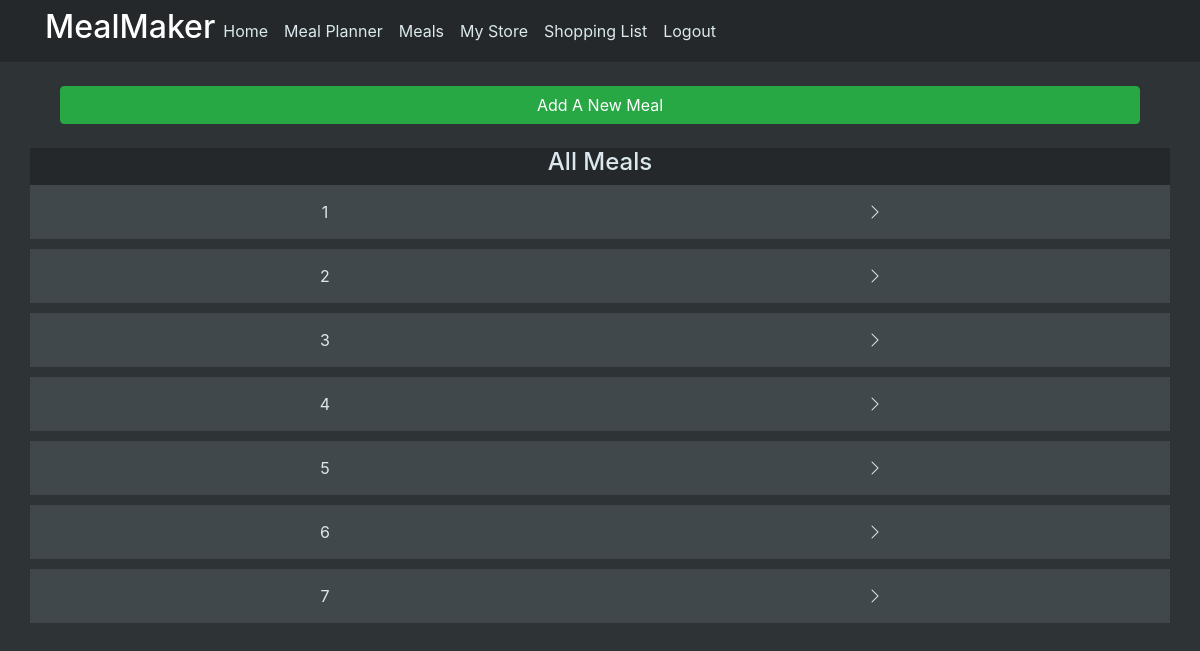
The page /meals (signed in) on the database as committed earlier.
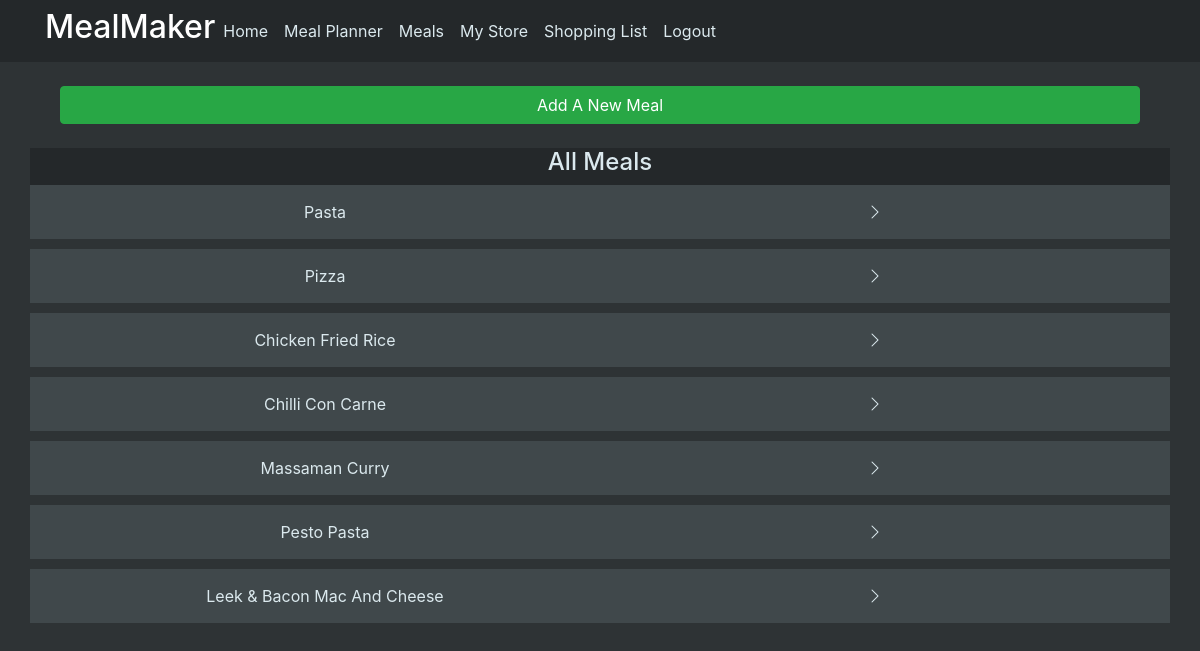
The same page on the database as committed later.
### mealmaker/models.py (models this page shows)
class Meal(db.Model):
    id = db.Column(db.Integer, primary_key=True)
    date = db.Column(db.DateTime(timezone=True), default=func.now())
    name = db.Column(db.String(200), unique=True)
    portion = db.Column(db.Integer)
    prep_time_hour = db.Column(db.Integer)
    prep_time_min = db.Column(db.Integer)
    cook_time_hour = db.Column(db.Integer)
    cook_time_min = db.Column(db.Integer)
    diet_type = db.Column(db.String(20))
    health_type = db.Column(db.String(20))
    effort = db.Column(db.String(5))
    cost = db.Column(db.String(5))
    freezable = db.Column(db.String(5))
    num_ingredient = db.Column(db.Integer)
    time_to_go_off = db.Column(db.Integer)
    cal_per_portion = db.Column(db.Integer)
    protein_per_portion = db.Column(db.Integer)
    fat_per_portion = db.Column(db.Integer)
    carb_per_portion = db.Column(db.Integer)
    recipe = db.Column(db.Text)
    ingredients = db.relationship(
        "Ingredient", back_populates="meal_id", cascade="all, delete"
    )
    meal_plan = db.relationship("MealPlan", back_populates="meal_id")

### mealmaker/views.py (the view, shortened to what this page needs)
@views.route("/meals", methods=["GET", "POST"])
@login_required
def meals():
    form = NewMealForm()
    template_form = IngredientForm(prefix="ingredient-_-")
    meals = Meal.query.all()
    return render_template(
        "meals.html",
        user=current_user,
        form=form,
        meals=meals,
        legend="Add a new Meal",
        _template=template_form,
    )

### mealmaker/__init__.py (called while the page is built)
def create_app():
    app = Flask(__name__)
    app.config["SECRET_KEY"] = "hjshjhdjah kjshkjdhjs"
    app.config["SQLALCHEMY_DATABASE_URI"] = f"sqlite:///{DB_NAME}"
    app.config["SQLALCHEMY_TRACK_MODIFICATIONS"] = False
    db.init_app(app)
    from .views import views
    from .auth import auth
    app.register_blueprint(views, url_prefix="/")
    app.register_blueprint(auth, url_prefix="/")
    from .models import User, Meal, Ingredient, MealPlan
    create_database(app)
    login_manager = LoginManager()
    login_manager.login_view = "auth.login"
    login_manager.init_app(app)
    @login_manager.user_loader
    def load_user(id):
        return User.query.get(id)
    return app

### mealmaker/templates/meals.html (shortened to what this page needs)
{% extends "layout.html" %}
{% import "macro.html" as macros %}
{% block content%}
<br>
<div align="center" class="col"><button type="button" class="btn btn-success btn-block" data-toggle="modal"
        data-target=".bd-example-modal-lg">Add A New Meal</button></div>
<br>
<div class="row div-color-dark">
    <div class="div-parent-center">
        <h4>All Meals</h4>
    </div>
</div>
{% for meal in meals %}
<div class="row div-color-dim content-section-dim">
    <div class="col-6 text-center">{{meal.name.title()}} </div>
    <div class="col-6 text-center">
        <a style="color:rgb(0, 0, 0)" href="{{ url_for('views.meal', id=meal.id) }}">
            <i class="bi bi-chevron-right icon-white"></i>
        </a>
    </div>
</div>
{% endfor %}
{% endblock %}

### mealmaker/templates/layout.html (shortened to what this page needs)
<!DOCTYPE html>
<html>
<head>
  <link rel="stylesheet" href="https://maxcdn.bootstrapcdn.com/bootstrap/4.0.0/css/bootstrap.min.css"
>
  <link rel="stylesheet" type="text/css" href="{{ url_for('static', filename='main.css') }}">
  <link rel="stylesheet" href="https://cdn.jsdelivr.net/npm/bootstrap-icons@1.9.1/font/bootstrap-icons.css">
</head>
<body>
  <nav class="navbar navbar-expand-lg navbar-color">
    <div class="container">
      <div class="collapse navbar-collapse navbar-color" id="navbar">
        <h2 class="navbar-header">MealMaker</h2>
        {% if user.is_authenticated %}
        <ul class="navbar-nav">
          <li class="nav-item"><a class="nav-link nav-item navbar-link-color" id="home" href="/">Home</a></li>
          <li class="nav-item"><a class="nav-link nav-item navbar-link-color" id="meals" href="/meal_planner">Meal Planner</a></li>
          <li class="nav-item"><a class="nav-link nav-item navbar-link-color" id="meals" href="/meals">Meals</a></li>
          <li class="nav-item"><a class="nav-link nav-item navbar-link-color" id="logout" href="/my_store">My Store</a></li>
          <li class="nav-item"><a class="nav-link nav-item navbar-link-color" id="logout" href="/shopping_list">Shopping List</a></li>
          <li class="nav-item"><a class="nav-link nav-item navbar-link-color" id="logout" href="/logout">Logout</a></li>
        </ul>
        {% else %}
        <div class="nav navbar-nav">
          <a class="nav-item nav-link navbar-right navbar-link-color" id="login" href="/login">Login</a>
          <a class="nav-item nav-link navbar-right navbar-link-color" id="signUp" href="/sign-up">Sign Up</a>
        </div>
        {% endif %}
      </div>
    </div>
  </nav>
  <div class="container">{% block content %} {% endblock %}</div>
</body>
</html>

### mealmaker/static/main.css (style rules this page uses)
body { background-color: #2e3335; color: #DBE9EE; }
.navbar-color { background-color: #24282a; }
.navbar-header { color: white; }
.navbar-link-color { color: #DBE9EE; }
.div-color-dark { background-color: #24282a; }
.div-color-dim { background-color: #40484b; }
.div-parent-center { width: 100%; text-align: center; }
.content-section-dim { padding: 15px 20px; background-color: #40484b; border-radius: 0px; margin-bottom: 10px; }
.icon-white { color: #DBE9EE; }

Rows that differ between the two databases and show on the page:
changed Meal: name "1" → "Pasta"
changed Meal: name "2" → "Pizza"
changed Meal: name "3" → "Chicken Fried Rice"
changed Meal: name "4" → "Chilli Con Carne"
changed Meal: name "5" → "Massaman Curry"
changed Meal: name "6" → "Pesto Pasta"
changed Meal: name "7" → "Leek & Bacon Mac And Cheese"
